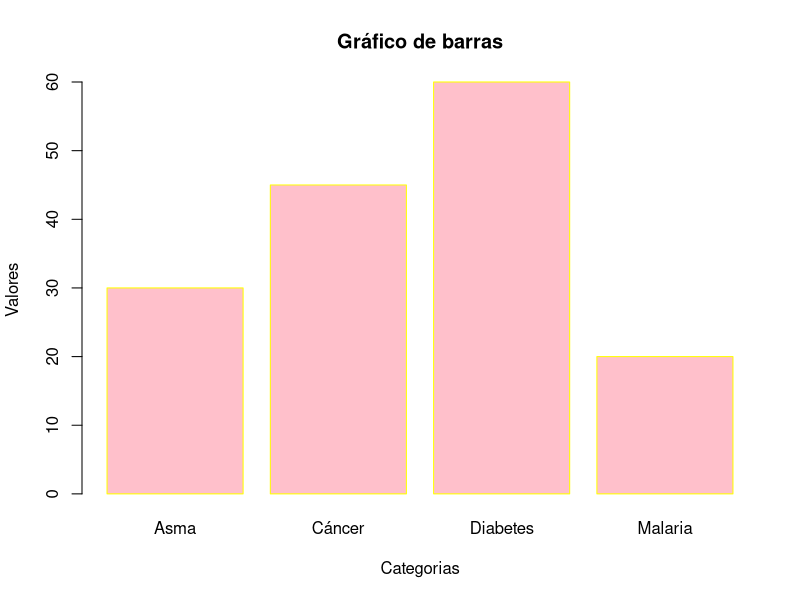

This figure's R source:
## ---- chunk 1
#SEMANA 5

#GRÁFICO DE BARRAS EN R
#CREAR DATOS 
Categorias<-c("Asma","Cáncer","Diabetes","Malaria")
Valores<-c(30,45,60,20)

#Generar gráfico de barras 
barplot(Valores,names.arg=Categorias, 
        col="pink",main="Gráfico de barras", 
        xlab="Categorias", ylab="Valores",border="yellow")
